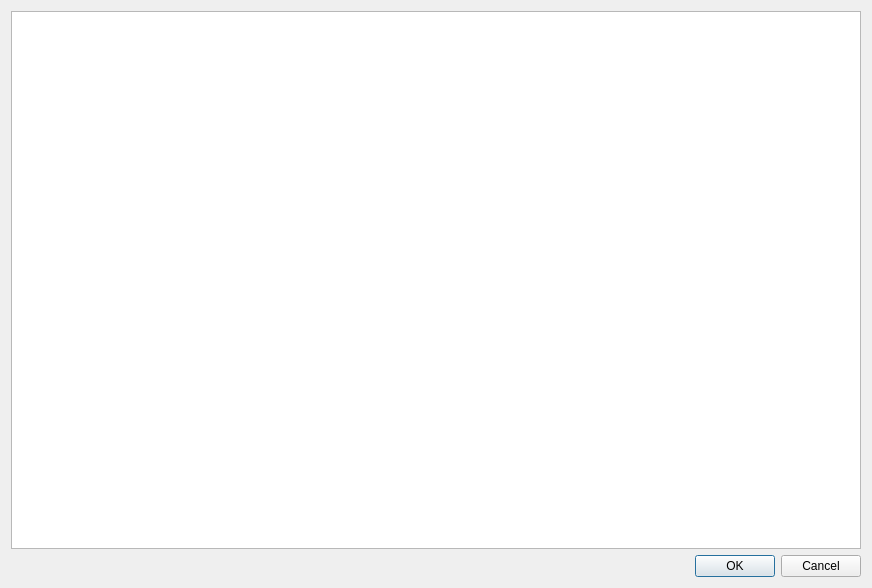
<?xml version="1.0" encoding="UTF-8"?>
<ui version="4.0">
 <class>PhoneDirectoryDialog</class>
 <widget class="QDialog" name="PhoneDirectoryDialog">
  <property name="geometry">
   <rect>
    <x>0</x>
    <y>0</y>
    <width>872</width>
    <height>588</height>
   </rect>
  </property>
  <property name="windowTitle">
   <string>Dialog</string>
  </property>
  <layout class="QVBoxLayout" name="verticalLayout">
   <item>
    <widget class="QTreeView" name="phoneDirectoryView"/>
   </item>
   <item>
    <widget class="QDialogButtonBox" name="buttonBox">
     <property name="orientation">
      <enum>Qt::Horizontal</enum>
     </property>
     <property name="standardButtons">
      <set>QDialogButtonBox::Cancel|QDialogButtonBox::Ok</set>
     </property>
    </widget>
   </item>
  </layout>
 </widget>
 <resources/>
 <connections>
  <connection>
   <sender>buttonBox</sender>
   <signal>accepted()</signal>
   <receiver>PhoneDirectoryDialog</receiver>
   <slot>accept()</slot>
   <hints>
    <hint type="sourcelabel">
     <x>248</x>
     <y>254</y>
    </hint>
    <hint type="destinationlabel">
     <x>157</x>
     <y>274</y>
    </hint>
   </hints>
  </connection>
  <connection>
   <sender>buttonBox</sender>
   <signal>rejected()</signal>
   <receiver>PhoneDirectoryDialog</receiver>
   <slot>reject()</slot>
   <hints>
    <hint type="sourcelabel">
     <x>316</x>
     <y>260</y>
    </hint>
    <hint type="destinationlabel">
     <x>286</x>
     <y>274</y>
    </hint>
   </hints>
  </connection>
 </connections>
</ui>
